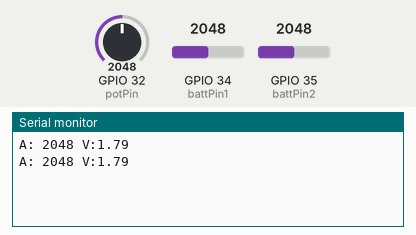
Recording of a sketch running on a simulated ESP32. On the bench: the last lines printed to the serial monitor. Inputs (shaded band) come from the test bench; at power-on: GPIO 32 (potPin) = 2048, GPIO 34 (battPin1) = 2048, GPIO 35 (battPin2) = 2048.

Above: at 1.3 s.
1.4 s: GPIO 32 (potPin) set to 2866
At 2.7 s:
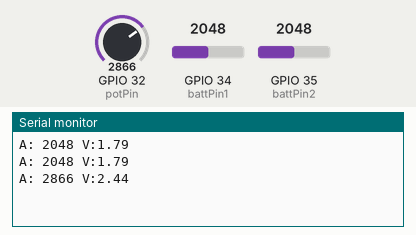
2.9 s: GPIO 32 (potPin) set to 3603
At 3.9 s:
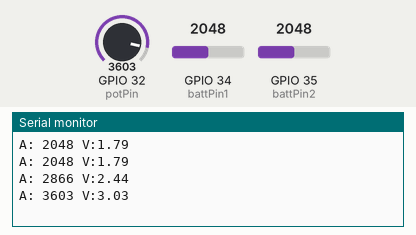
Timing chart, 0 to 5.9 s (numbered marks = the images above; inputs shaded):
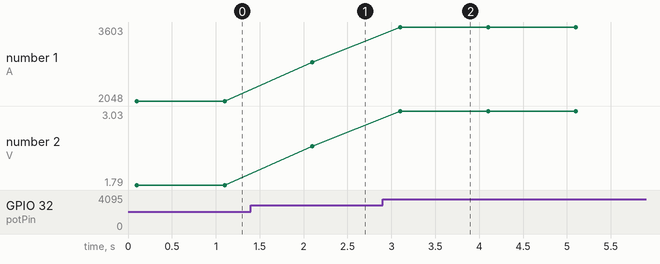

Measured:
- after the input at 1.4 s, the serial monitor: prints a new line after 0.70 s (image 1)
- after the input at 2.9 s, the serial monitor: prints a new line after 0.20 s (image 2)
- plotted number 1: 2048 → 2866 after the input at 1.4 s, 2866 → 3603 after the input at 2.9 s
- plotted number 2: 1.79 → 2.44 after the input at 1.4 s, 2.44 → 3.03 after the input at 2.9 s

The sketch:

volt-meter.ino
```cpp
#include <SPI.h>
#include <driver/adc.h>

const int battPin1 = 34;
const int battPin2 = 35;
const int potPin = 32;

void setup()
{
  Serial.begin(115200);

  adc1_config_width(ADC_WIDTH_BIT_12);
  adc1_config_channel_atten(ADC1_CHANNEL_6,ADC_ATTEN_DB_11);
  adc1_config_channel_atten(ADC1_CHANNEL_7,ADC_ATTEN_DB_11);
  adc1_config_channel_atten(ADC1_CHANNEL_4,ADC_ATTEN_DB_11);

  delay(100);
}

void loop()
{
  int val1 = adc1_get_raw(ADC1_CHANNEL_6);
  int val2 = adc1_get_raw(ADC1_CHANNEL_7);
  int val3 = adc1_get_raw(ADC1_CHANNEL_4);
  float v1 = val1 * 0.0028144;
  float v2 = val2 * 0.0017489;
  float v3 = ((val3-304) * 0.0008)+0.392;

  Serial.print("A: ");
  Serial.print(val3);
  Serial.print(" V:");
  Serial.println(v3);

  delay(1000);
}


// 1 2672 2.16 7.52 // 7.52 / 2672 = 0.0028144
// 2 2150 1.79 3.76 // 3.76 / 2150 = 0.0017489

// 1 1735 1.44 5.05 // 5.05 / 1735 = 0.0029107

// 1 2805      7.86
// 2 2254      3.93
```
